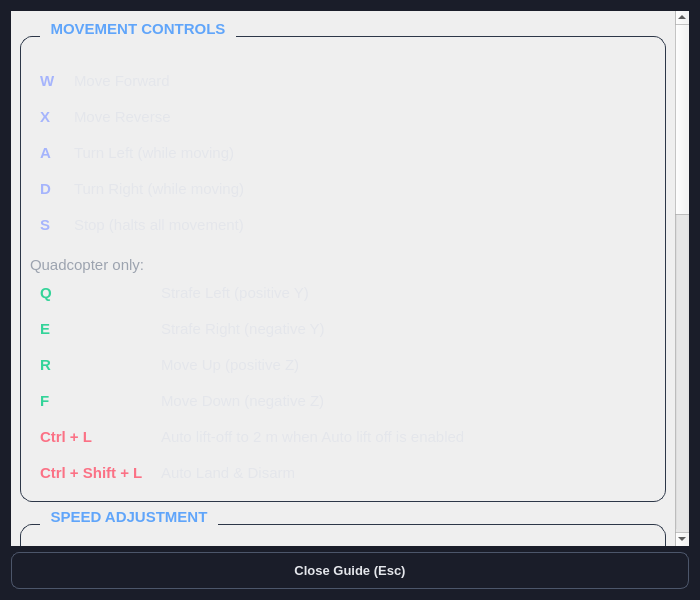
<?xml version="1.0" encoding="UTF-8"?>
<ui version="4.0">
    <class>UsageGuideDialog</class>
    <widget class="QDialog" name="UsageGuideDialog">
        <property name="geometry">
            <rect>
                <x>0</x>
                <y>0</y>
                <width>700</width>
                <height>600</height>
            </rect>
        </property>
        <property name="windowTitle">
            <string>Waywiser Twist Keyboard - Usage Guide</string>
        </property>
        <property name="modal">
            <bool>false</bool>
        </property>
        <property name="styleSheet">
            <string notr="true">QDialog {
                background-color: #1a1d29;
                color: #e4e6eb;
                }
                QLabel {
                color: #e4e6eb;
                font-size: 10pt;
                }
                QPushButton {
                background: qlineargradient(x1:0, y1:0, x2:0, y2:1,
                stop:0 #3b4252, stop:1 #2e3440);
                border: 1px solid #4c566a;
                border-radius: 8px;
                padding: 10px 16px;
                color: #e4e6eb;
                font-weight: 600;
                font-size: 10pt;
                }
                QPushButton:hover {
                background: qlineargradient(x1:0, y1:0, x2:0, y2:1,
                stop:0 #4c566a, stop:1 #3b4252);
                border-color: #60a5fa;
                }
                QPushButton:pressed {
                background: #2e3440;
                }
                QGroupBox {
                border: 1px solid #2d3748;
                border-radius: 12px;
                margin-top: 16px;
                padding-top: 16px;
                font-weight: 600;
                background: qlineargradient(x1:0, y1:0, x2:0, y2:1,
                stop:0 #232936, stop:1 #1a1d29);
                font-size: 11pt;
                }
                QGroupBox::title {
                subcontrol-origin: margin;
                left: 20px;
                padding: 0 8px;
                color: #60a5fa;
                }</string>
        </property>
        <layout class="QVBoxLayout" name="verticalLayout">
            <item>
                <widget class="QScrollArea" name="scrollArea">
                    <property name="widgetResizable">
                        <bool>true</bool>
                    </property>
                    <property name="frameShape">
                        <enum>QFrame::NoFrame</enum>
                    </property>
                    <widget class="QWidget" name="scrollAreaWidgetContents">
                        <property name="geometry">
                            <rect>
                                <x>0</x>
                                <y>0</y>
                                <width>682</width>
                                <height>514</height>
                            </rect>
                        </property>
                        <layout class="QVBoxLayout" name="verticalLayout_2">
                            <item>
                                <widget class="QGroupBox" name="movement_group">
                                    <property name="title">
                                        <string>MOVEMENT CONTROLS</string>
                                    </property>
                                    <layout class="QVBoxLayout" name="verticalLayout_3">
                                        <item>
                                            <widget class="QLabel" name="movement_text">
                                                <property name="text">
                                                    <string>&lt;div style='line-height: 1.8;
                                                        font-size: 11pt;'&gt;
                                                        &lt;table style='width: 100%;
                                                        border-collapse: collapse;'&gt;
                                                        &lt;tr&gt;
                                                        &lt;td style='padding: 8px; width:
                                                        120px;'&gt;&lt;span style='color: #a5b4fc;
                                                        font-weight:
                                                        700;'&gt;W&lt;/span&gt;&lt;/td&gt;
                                                        &lt;td style='padding: 8px;'&gt;Move
                                                        Forward&lt;/td&gt;
                                                        &lt;/tr&gt;
                                                        &lt;tr&gt;
                                                        &lt;td style='padding: 8px;'&gt;&lt;span
                                                        style='color: #a5b4fc; font-weight:
                                                        700;'&gt;X&lt;/span&gt;&lt;/td&gt;
                                                        &lt;td style='padding: 8px;'&gt;Move
                                                        Reverse&lt;/td&gt;
                                                        &lt;/tr&gt;
                                                        &lt;tr&gt;
                                                        &lt;td style='padding: 8px;'&gt;&lt;span
                                                        style='color: #a5b4fc; font-weight:
                                                        700;'&gt;A&lt;/span&gt;&lt;/td&gt;
                                                        &lt;td style='padding: 8px;'&gt;Turn Left
                                                        (while moving)&lt;/td&gt;
                                                        &lt;/tr&gt;
                                                        &lt;tr&gt;
                                                        &lt;td style='padding: 8px;'&gt;&lt;span
                                                        style='color: #a5b4fc; font-weight:
                                                        700;'&gt;D&lt;/span&gt;&lt;/td&gt;
                                                        &lt;td style='padding: 8px;'&gt;Turn Right
                                                        (while moving)&lt;/td&gt;
                                                        &lt;/tr&gt;
                                                        &lt;tr&gt;
                                                        &lt;td style='padding: 8px;'&gt;&lt;span
                                                        style='color: #a5b4fc; font-weight:
                                                        700;'&gt;S&lt;/span&gt;&lt;/td&gt;
                                                        &lt;td style='padding: 8px;'&gt;Stop (halts
                                                        all movement)&lt;/td&gt;
                                                        &lt;/tr&gt;
                                                        &lt;/table&gt;
                                                        &lt;p style='margin-top: 12px; color: #9ca3af;'&gt;
                                                        Quadcopter only:
                                                        &lt;/p&gt;
                                                        &lt;table style='width: 100%;
                                                        border-collapse: collapse;'&gt;
                                                        &lt;tr&gt;
                                                        &lt;td style='padding: 8px; width:
                                                        120px;'&gt;&lt;span style='color: #34d399;
                                                        font-weight:
                                                        700;'&gt;Q&lt;/span&gt;&lt;/td&gt;
                                                        &lt;td style='padding: 8px;'&gt;Strafe Left
                                                        (positive Y)&lt;/td&gt;
                                                        &lt;/tr&gt;
                                                        &lt;tr&gt;
                                                        &lt;td style='padding: 8px;'&gt;&lt;span
                                                        style='color: #34d399; font-weight:
                                                        700;'&gt;E&lt;/span&gt;&lt;/td&gt;
                                                        &lt;td style='padding: 8px;'&gt;Strafe Right
                                                        (negative Y)&lt;/td&gt;
                                                        &lt;/tr&gt;
                                                        &lt;tr&gt;
                                                        &lt;td style='padding: 8px;'&gt;&lt;span
                                                        style='color: #34d399; font-weight:
                                                        700;'&gt;R&lt;/span&gt;&lt;/td&gt;
                                                        &lt;td style='padding: 8px;'&gt;Move Up
                                                        (positive Z)&lt;/td&gt;
                                                        &lt;/tr&gt;
                                                        &lt;tr&gt;
                                                        &lt;td style='padding: 8px;'&gt;&lt;span
                                                        style='color: #34d399; font-weight:
                                                        700;'&gt;F&lt;/span&gt;&lt;/td&gt;
                                                        &lt;td style='padding: 8px;'&gt;Move Down
                                                        (negative Z)&lt;/td&gt;
                                                        &lt;/tr&gt;
                                                        &lt;tr&gt;
                                                        &lt;td style='padding: 8px;'&gt;&lt;span
                                                        style='color: #fb7185; font-weight:
                                                        700;'&gt;Ctrl + L&lt;/span&gt;&lt;/td&gt;
                                                        &lt;td style='padding: 8px;'&gt;Auto lift-off
                                                        to 2 m when Auto lift off is enabled&lt;/td&gt;
                                                        &lt;/tr&gt;
                                                        &lt;tr&gt;
                                                        &lt;td style='padding: 8px;'&gt;&lt;span
                                                        style='color: #fb7185; font-weight:
                                                        700;'&gt;Ctrl + Shift + L&lt;/span&gt;&lt;/td&gt;
                                                        &lt;td style='padding: 8px;'&gt;Auto
                                                        Land &amp;amp; Disarm&lt;/td&gt;
                                                        &lt;/tr&gt;
                                                        &lt;/table&gt;
                                                        &lt;/div&gt;</string>
                                                </property>
                                                <property name="wordWrap">
                                                    <bool>true</bool>
                                                </property>
                                            </widget>
                                        </item>
                                    </layout>
                                </widget>
                            </item>
                            <item>
                                <widget class="QGroupBox" name="speed_group">
                                    <property name="title">
                                        <string>SPEED ADJUSTMENT</string>
                                    </property>
                                    <layout class="QVBoxLayout" name="verticalLayout_4">
                                        <item>
                                            <widget class="QLabel" name="speed_text">
                                                <property name="text">
                                                    <string>&lt;div style='line-height: 1.8;
                                                        font-size: 11pt;'&gt;
                                                        &lt;table style='width: 100%;
                                                        border-collapse: collapse;'&gt;
                                                        &lt;tr&gt;
                                                        &lt;td style='padding: 8px; width:
                                                        120px;'&gt;&lt;span style='color: #c4b5fd;
                                                        font-weight:
                                                        700;'&gt;I&lt;/span&gt;&lt;/td&gt;
                                                        &lt;td style='padding: 8px;'&gt;Increase
                                                        Linear Speed&lt;/td&gt;
                                                        &lt;/tr&gt;
                                                        &lt;tr&gt;
                                                        &lt;td style='padding: 8px;'&gt;&lt;span
                                                        style='color: #c4b5fd; font-weight:
                                                        700;'&gt;K&lt;/span&gt;&lt;/td&gt;
                                                        &lt;td style='padding: 8px;'&gt;Decrease
                                                        Linear Speed&lt;/td&gt;
                                                        &lt;/tr&gt;
                                                        &lt;tr&gt;
                                                        &lt;td style='padding: 8px;'&gt;&lt;span
                                                        style='color: #c4b5fd; font-weight:
                                                        700;'&gt;O&lt;/span&gt;&lt;/td&gt;
                                                        &lt;td style='padding: 8px;'&gt;Increase
                                                        Angular Speed&lt;/td&gt;
                                                        &lt;/tr&gt;
                                                        &lt;tr&gt;
                                                        &lt;td style='padding: 8px;'&lt;span
                                                        style='color: #c4b5fd; font-weight:
                                                        700;'&gt;L&lt;/span&gt;&lt;/td&gt;
                                                        &lt;td style='padding: 8px;'&gt;Decrease
                                                        Angular Speed&lt;/td&gt;
                                                        &lt;/tr&gt;
                                                        &lt;/table&gt;
                                                        &lt;/div&gt;</string>
                                                </property>
                                                <property name="wordWrap">
                                                    <bool>true</bool>
                                                </property>
                                            </widget>
                                        </item>
                                    </layout>
                                </widget>
                            </item>
                            <item>
                                <widget class="QGroupBox" name="estop_group">
                                    <property name="title">
                                        <string>EMERGENCY STOP MANAGEMENT</string>
                                    </property>
                                    <layout class="QVBoxLayout" name="verticalLayout_5">
                                        <item>
                                            <widget class="QLabel" name="estop_text">
                                                <property name="text">
                                                    <string>&lt;div style='line-height: 1.8;
                                                        font-size: 11pt;'&gt;
                                                        &lt;table style='width: 100%;
                                                        border-collapse: collapse;'&gt;
                                                        &lt;tr&gt;
                                                        &lt;td style='padding: 8px; width:
                                                        180px;'&gt;&lt;span style='color: #f87171;
                                                        font-weight: 700;'&gt;Ctrl +
                                                        E&lt;/span&gt;&lt;/td&gt;
                                                        &lt;td style='padding: 8px;'&gt;Activate
                                                        Emergency Stop&lt;/td&gt;
                                                        &lt;/tr&gt;
                                                        &lt;tr&gt;
                                                        &lt;td style='padding: 8px;'&gt;&lt;span
                                                        style='color: #34d399; font-weight:
                                                        700;'&gt;Ctrl + Shift +
                                                        E&lt;/span&gt;&lt;/td&gt;
                                                        &lt;td style='padding: 8px;'&gt;Clear
                                                        Emergency Stop&lt;/td&gt;
                                                        &lt;/tr&gt;
                                                        &lt;/table&gt;
                                                        &lt;/div&gt;</string>
                                                </property>
                                                <property name="wordWrap">
                                                    <bool>true</bool>
                                                </property>
                                            </widget>
                                        </item>
                                    </layout>
                                </widget>
                            </item>
                            <item>
                                <widget class="QGroupBox" name="quadcopter_arm_group">
                                    <property name="title">
                                        <string>QUADCOPTER ARM MANAGEMENT</string>
                                    </property>
                                    <layout class="QVBoxLayout" name="verticalLayout_arm_group">
                                        <item>
                                            <widget class="QLabel" name="quadcopter_arm_text">
                                                <property name="text">
                                                    <string>&lt;div style='line-height: 1.8;
                                                        font-size: 11pt;'&gt;
                                                        &lt;table style='width: 100%;
                                                        border-collapse: collapse;'&gt;
                                                        &lt;tr&gt;
                                                        &lt;td style='padding: 8px; width:
                                                        180px;'&gt;&lt;span style='color: #34d399;
                                                        font-weight: 700;'&gt;Ctrl +
                                                        M&lt;/span&gt;&lt;/td&gt;
                                                        &lt;td style='padding: 8px;'&gt;Request arm
                                                        (only when ready for takeoff)&lt;/td&gt;
                                                        &lt;/tr&gt;
                                                        &lt;tr&gt;
                                                        &lt;td style='padding: 8px;'&gt;&lt;span
                                                        style='color: #fbbf24; font-weight:
                                                        700;'&gt;Ctrl + Shift +
                                                        M&lt;/span&gt;&lt;/td&gt;
                                                        &lt;td style='padding: 8px;'&gt;Request
                                                        disarm (only when not in air)&lt;/td&gt;
                                                        &lt;/tr&gt;
                                                        &lt;/table&gt;
                                                        &lt;/div&gt;</string>
                                                </property>
                                                <property name="wordWrap">
                                                    <bool>true</bool>
                                                </property>
                                            </widget>
                                        </item>
                                    </layout>
                                </widget>
                            </item>
                            <item>
                                <widget class="QGroupBox" name="route_planning_group">
                                    <property name="title">
                                        <string>ROUTE PLANNING</string>
                                    </property>
                                    <layout class="QVBoxLayout" name="verticalLayout_route_planning">
                                        <item>
                                            <widget class="QLabel" name="route_planning_text">
                                                <property name="text">
                                                    <string>&lt;div style='line-height: 1.8;
                                                        font-size: 11pt;'&gt;
                                                        &lt;table style='width: 100%;
                                                        border-collapse: collapse;'&gt;
                                                        &lt;tr&gt;
                                                        &lt;td style='padding: 8px; width:
                                                        180px;'&gt;&lt;span style='color: #a5b4fc;
                                                        font-weight: 700;'&gt;Plan Route&lt;/span&gt;&lt;/td&gt;
                                                        &lt;td style='padding: 8px;'&gt;Toggle route
                                                        editing controls on the map&lt;/td&gt;
                                                        &lt;/tr&gt;
                                                        &lt;tr&gt;
                                                        &lt;td style='padding: 8px;'&gt;&lt;span
                                                        style='color: #34d399; font-weight:
                                                        700;'&gt;Ctrl + Left Click&lt;/span&gt;&lt;/td&gt;
                                                        &lt;td style='padding: 8px;'&gt;Add a new
                                                        waypoint at the clicked map position&lt;/td&gt;
                                                        &lt;/tr&gt;
                                                        &lt;tr&gt;
                                                        &lt;td style='padding: 8px;'&gt;&lt;span
                                                        style='color: #34d399; font-weight:
                                                        700;'&gt;Shift + Left Drag&lt;/span&gt;&lt;/td&gt;
                                                        &lt;td style='padding: 8px;'&gt;Move an
                                                        existing waypoint&lt;/td&gt;
                                                        &lt;/tr&gt;
                                                        &lt;tr&gt;
                                                        &lt;td style='padding: 8px;'&gt;&lt;span
                                                        style='color: #f87171; font-weight:
                                                        700;'&gt;Right Click&lt;/span&gt;&lt;/td&gt;
                                                        &lt;td style='padding: 8px;'&gt;Delete the
                                                        nearest waypoint&lt;/td&gt;
                                                        &lt;/tr&gt;
                                                        &lt;tr&gt;
                                                        &lt;td style='padding: 8px;'&gt;&lt;span
                                                        style='color: #fbbf24; font-weight:
                                                        700;'&gt;Left Drag&lt;/span&gt;&lt;/td&gt;
                                                        &lt;td style='padding: 8px;'&gt;Pan the map
                                                        canvas while planning&lt;/td&gt;
                                                        &lt;/tr&gt;
                                                        &lt;tr&gt;
                                                        &lt;td style='padding: 8px;'&gt;&lt;span
                                                        style='color: #fbbf24; font-weight:
                                                        700;'&gt;Mouse Wheel&lt;/span&gt;&lt;/td&gt;
                                                        &lt;td style='padding: 8px;'&gt;Zoom the map
                                                        around the cursor&lt;/td&gt;
                                                        &lt;/tr&gt;
                                                        &lt;tr&gt;
                                                        &lt;td style='padding: 8px;'&gt;&lt;span
                                                        style='color: #c4b5fd; font-weight:
                                                        700;'&gt;Load Route&lt;/span&gt;&lt;/td&gt;
                                                        &lt;td style='padding: 8px;'&gt;Select a
                                                        preplanned WayWise XML route file&lt;/td&gt;
                                                        &lt;/tr&gt;
                                                        &lt;tr&gt;
                                                        &lt;td style='padding: 8px;'&gt;&lt;span
                                                        style='color: #c4b5fd; font-weight:
                                                        700;'&gt;Send Route&lt;/span&gt;&lt;/td&gt;
                                                        &lt;td style='padding: 8px;'&gt;Publish the
                                                        route as PathWithTwists to the selected
                                                        vehicle&lt;/td&gt;
                                                        &lt;/tr&gt;
                                                        &lt;tr&gt;
                                                        &lt;td style='padding: 8px;'&gt;&lt;span
                                                        style='color: #c4b5fd; font-weight:
                                                        700;'&gt;Save Route&lt;/span&gt;&lt;/td&gt;
                                                        &lt;td style='padding: 8px;'&gt;Export the
                                                        current route as a WayWise XML file&lt;/td&gt;
                                                        &lt;/tr&gt;
                                                        &lt;tr&gt;
                                                        &lt;td style='padding: 8px;'&gt;&lt;span
                                                        style='color: #c4b5fd; font-weight:
                                                        700;'&gt;Clear Route&lt;/span&gt;&lt;/td&gt;
                                                        &lt;td style='padding: 8px;'&gt;Remove all
                                                        planned waypoints from the map&lt;/td&gt;
                                                        &lt;/tr&gt;
                                                        &lt;/table&gt;
                                                        &lt;p style='margin-top: 12px; color: #9ca3af;'&gt;
                                                        For copters, Route z is applied as the
                                                        constant altitude for the 2D route. For cars,
                                                        z is ignored by the vehicle follower.
                                                        &lt;/p&gt;
                                                        &lt;/div&gt;</string>
                                                </property>
                                                <property name="wordWrap">
                                                    <bool>true</bool>
                                                </property>
                                            </widget>
                                        </item>
                                    </layout>
                                </widget>
                            </item>
                        </layout>
                    </widget>
                </widget>
            </item>
            <item>
                <widget class="QPushButton" name="close_button">
                    <property name="text">
                        <string>Close Guide (Esc)</string>
                    </property>
                    <property name="font">
                        <font>
                            <family>Segoe UI</family>
                            <pointsize>11</pointsize>
                        </font>
                    </property>
                </widget>
            </item>
        </layout>
    </widget>

    <resources />
    <connections />
</ui>
